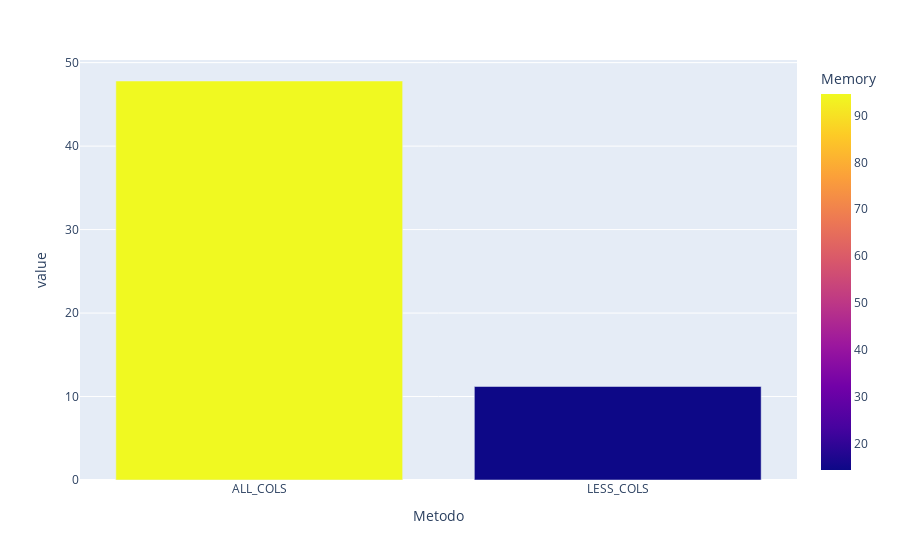

The notebook cell this image was saved under:
### Code cell
plot_bar()

### Figure 1 — Plotly figure (JSON) as saved in the notebook; plotly's stock layout.template omitted (floating-point values rounded to 4 significant figures)
{"data": [{"alignmentgroup": "True", "hovertemplate": "Metodo=%{x}<br>value=%{y}<br>Memory=%{marker.color}<extra></extra>", "legendgroup": "", "marker": {"color": [94.6, 14.3], "coloraxis": "coloraxis"}, "name": "", "offsetgroup": "", "orientation": "v", "showlegend": false, "textposition": "auto", "type": "bar", "x": ["ALL_COLS", "LESS_COLS"], "xaxis": "x", "y": [47.8, 11.2], "yaxis": "y"}], "layout": {"barmode": "group", "coloraxis": {"colorbar": {"title": {"text": "Memory"}}, "colorscale": [[0, "#0d0887"], [0.1111, "#46039f"], [0.2222, "#7201a8"], [0.3333, "#9c179e"], [0.4444, "#bd3786"], [0.5556, "#d8576b"], [0.6667, "#ed7953"], [0.7778, "#fb9f3a"], [0.8889, "#fdca26"], [1, "#f0f921"]]}, "legend": {"tracegroupgap": 0}, "margin": {"t": 60}, "xaxis": {"anchor": "y", "domain": [0, 1], "title": {"text": "Metodo"}}, "yaxis": {"anchor": "x", "domain": [0, 1], "title": {"text": "value"}}}}
